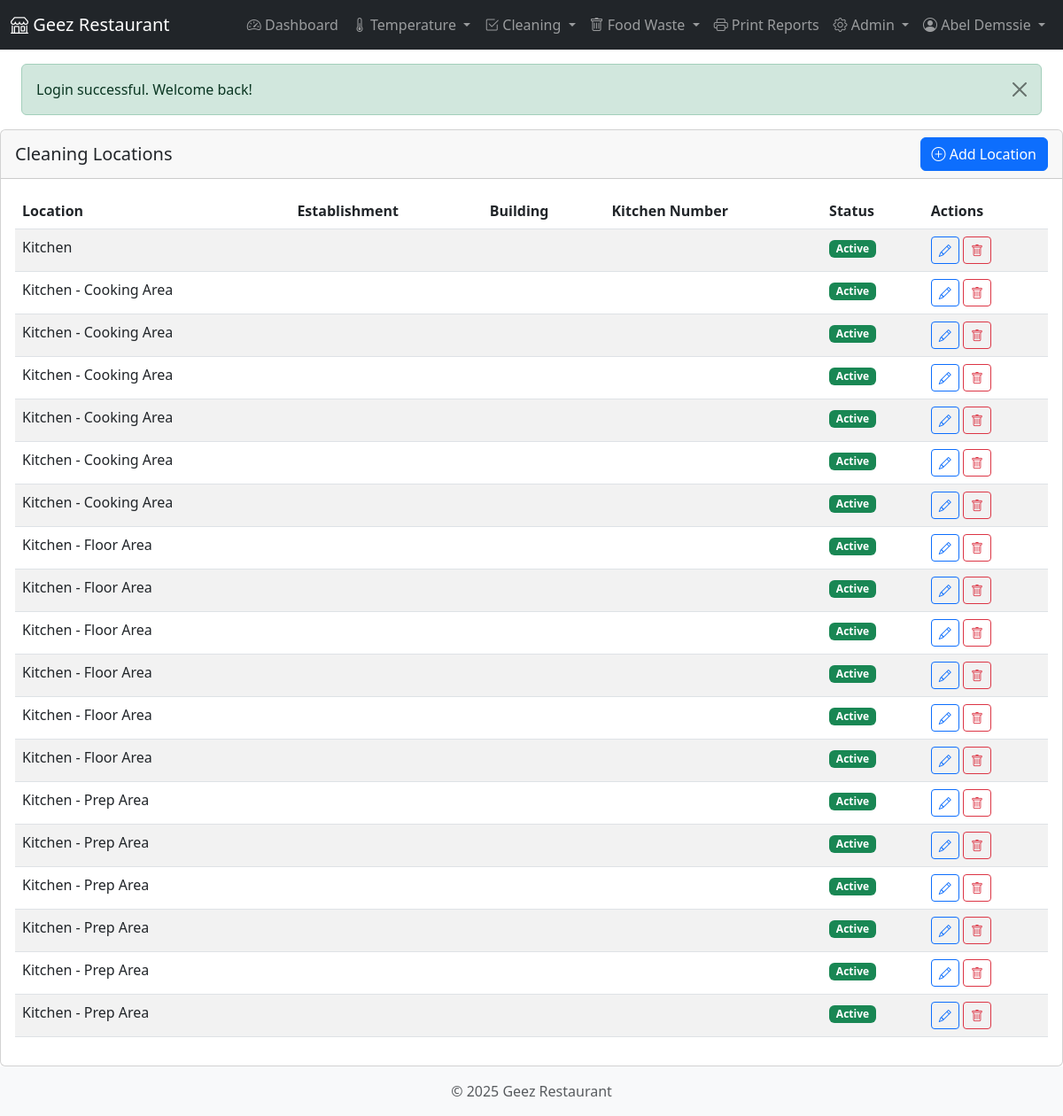
The app's page /modules/cleaning/locations.php (signed in) with its own data.
### tables this page shows
CREATE TABLE `cleaning_locations` (
  `location_id` int(11) NOT NULL,
  `name` varchar(100) NOT NULL,
  `description` text DEFAULT NULL,
  `is_active` tinyint(1) NOT NULL DEFAULT 1,
  `created_at` datetime NOT NULL,
  `updated_at` datetime DEFAULT NULL
);

### classes/CleaningLocation.php (called while the page is built, shortened)
<?php
class CleaningLocation {
    private $db;
    public function __construct($db) {
        $this->db = $db;
    }
    public function getAll() {
        $sql = "SELECT * FROM cleaning_locations ORDER BY name";
        return $this->db->fetchAll($sql);
    }
}

### classes/Database.php (called while the page is built, shortened)
<?php
class Database {
    private $host = DB_HOST;
    private $dbname = DB_NAME;
    private $username = DB_USER;
    private $password = DB_PASS;
    private $charset = DB_CHARSET;
    private $options = DB_OPTIONS;
    private $pdo;
    public function __construct() {
        $dsn = "mysql:host={$this->host};dbname={$this->dbname};charset={$this->charset}";
        try {
            $this->pdo = new PDO($dsn, $this->username, $this->password, $this->options);
        } catch (PDOException $e) {
            throw new Exception("Database connection failed: " . $e->getMessage());
        }
    }
    public function query($sql, $params = []) {
        try {
            $stmt = $this->pdo->prepare($sql);
            $stmt->execute($params);
            return $stmt;
        } catch (PDOException $e) {
            throw new Exception("Query failed: " . $e->getMessage());
        }
    }
    public function fetchAll($sql, $params = []) {
        $stmt = $this->query($sql, $params);
        return $stmt->fetchAll();
    }
}

### modules/cleaning/locations.php (the view, shortened to what this page needs)
<?php
require_once dirname(dirname(dirname(__FILE__))) . '/includes/header.php';
require_once CLASS_PATH . '/CleaningLocation.php';
$location = new CleaningLocation($db);
$all_locations = $location->getAll();
?>
<div class="row">
    <div class="col-md-12">
        <div class="card">
            <div class="card-header d-flex justify-content-between align-items-center">
                <h5 class="card-title mb-0">Cleaning Locations</h5>
                <button type="button" class="btn btn-primary" data-bs-toggle="modal" data-bs-target="#addLocationModal">
                    <i class="bi bi-plus-circle"></i> Add Location
                </button>
            </div>
            <div class="card-body">
                <?php if (empty($all_locations)): ?>
                <p class="text-muted">No locations found. Click "Add Location" to create a new location.</p>
                <?php else: ?>
                <div class="table-responsive">
                    <table class="table table-striped table-hover">
                        <thead>
                            <tr>
                                <th>Location</th>
                                <th>Establishment</th>
                                <th>Building</th>
                                <th>Kitchen Number</th>
                                <th>Status</th>
                                <th>Actions</th>
                            </tr>
                        </thead>
                        <tbody>
                            <?php foreach ($all_locations as $loc): ?>
                            <tr>
                                <td><?php echo htmlspecialchars($loc['name'] ?? ''); ?></td>
                                <td><?php echo htmlspecialchars($loc['establishment'] ?? ''); ?></td>
                                <td><?php echo htmlspecialchars($loc['building'] ?? ''); ?></td>
                                <td><?php echo htmlspecialchars($loc['kitchen_number'] ?? ''); ?></td>
                                <td>
                                    <span class="badge bg-<?php echo $loc['is_active'] ? 'success' : 'danger'; ?>">
                                        <?php echo $loc['is_active'] ? 'Active' : 'Inactive'; ?>
                                    </span>
                                </td>
                                <td>
                                    <button type="button" class="btn btn-sm btn-outline-primary"
                                        data-bs-toggle="modal"
                                        data-bs-target="#editLocationModal"
                                        data-location-id="<?php echo $loc['location_id']; ?>"
                                        data-location="<?php echo htmlspecialchars($loc['name'] ?? ''); ?>"
                                        data-establishment="<?php echo htmlspecialchars($loc['establishment'] ?? ''); ?>"
                                        data-building="<?php echo htmlspecialchars($loc['building'] ?? ''); ?>"
                                        data-kitchen-number="<?php echo htmlspecialchars($loc['kitchen_number'] ?? ''); ?>"
                                        data-is-active="<?php echo $loc['is_active']; ?>">
                                        <i class="bi bi-pencil"></i>
                                    </button>
                                    <form method="post" action="" class="d-inline">
                                        <button type="submit" class="btn btn-sm btn-outline-danger"
                                            onclick="return confirm('Are you sure you want to delete this location? This action cannot be undone.')">
                                            <i class="bi bi-trash"></i>
                                        </button>
                                    </form>
                                </td>
                            </tr>
                            <?php endforeach; ?>
                        </tbody>
                    </table>
                </div>
                <?php endif; ?>
            </div>
        </div>
    </div>
</div>
<?php
require_once INCLUDE_PATH . '/footer.php';
?>

### records on screen
cleaning_locations: name "Kitchen", is_active "Active"
cleaning_locations: name "Kitchen - Cooking Area", is_active "Active"
cleaning_locations: name "Kitchen - Cooking Area", is_active "Active"
cleaning_locations: name "Kitchen - Cooking Area", is_active "Active"
cleaning_locations: name "Kitchen - Cooking Area", is_active "Active"
cleaning_locations: name "Kitchen - Cooking Area", is_active "Active"
cleaning_locations: name "Kitchen - Cooking Area", is_active "Active"
cleaning_locations: name "Kitchen - Floor Area", is_active "Active"
cleaning_locations: name "Kitchen - Floor Area", is_active "Active"
cleaning_locations: name "Kitchen - Floor Area", is_active "Active"
cleaning_locations: name "Kitchen - Floor Area", is_active "Active"
cleaning_locations: name "Kitchen - Floor Area", is_active "Active"
cleaning_locations: name "Kitchen - Floor Area", is_active "Active"
cleaning_locations: name "Kitchen - Prep Area", is_active "Active"
cleaning_locations: name "Kitchen - Prep Area", is_active "Active"
cleaning_locations: name "Kitchen - Prep Area", is_active "Active"
cleaning_locations: name "Kitchen - Prep Area", is_active "Active"
cleaning_locations: name "Kitchen - Prep Area", is_active "Active"
cleaning_locations: name "Kitchen - Prep Area", is_active "Active"

### other values on screen
$_SESSION['full_name'] "Abel Demssie"
$flash_message['message'] "Login successful. Welcome back!"
